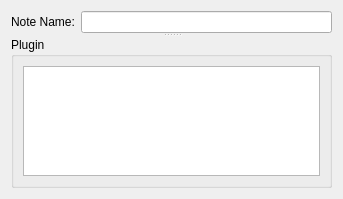
<ui version="4.0" >
 <class>CreateNoteWidget</class>
 <widget class="QWidget" name="CreateNoteWidget" >
  <property name="geometry" >
   <rect>
    <x>0</x>
    <y>0</y>
    <width>343</width>
    <height>199</height>
   </rect>
  </property>
  <property name="windowTitle" >
   <string>Form</string>
  </property>
  <layout class="QVBoxLayout" name="verticalLayout_2" >
   <item>
    <widget class="QSplitter" name="splitter" >
     <property name="orientation" >
      <enum>Qt::Vertical</enum>
     </property>
     <widget class="QWidget" name="" >
      <layout class="QHBoxLayout" name="horizontalLayout" >
       <item>
        <widget class="QLabel" name="label" >
         <property name="text" >
          <string>Note Name:</string>
         </property>
        </widget>
       </item>
       <item>
        <widget class="KLineEdit" name="nameLineEdit" />
       </item>
      </layout>
      <zorder>label</zorder>
     </widget>
     <widget class="QGroupBox" name="groupBox_2" >
      <property name="title" >
       <string>Plugin</string>
      </property>
      <layout class="QVBoxLayout" name="verticalLayout" >
       <item>
        <widget class="KListWidget" name="pluginListWidget" />
       </item>
      </layout>
     </widget>
    </widget>
   </item>
  </layout>
 </widget>
 <customwidgets>
  <customwidget>
   <class>KLineEdit</class>
   <extends>QLineEdit</extends>
   <header>klineedit.h</header>
  </customwidget>
  <customwidget>
   <class>KListWidget</class>
   <extends>QListWidget</extends>
   <header>klistwidget.h</header>
  </customwidget>
 </customwidgets>
 <resources/>
 <connections/>
</ui>
